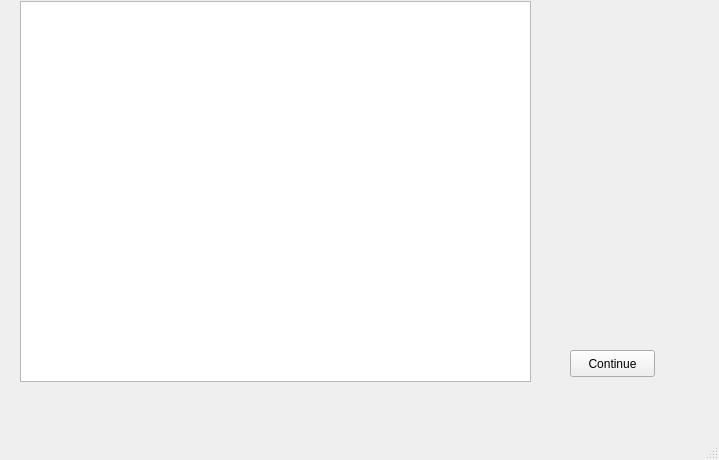
<?xml version="1.0" encoding="UTF-8"?>
<ui version="4.0">
 <class>BrowseWindow</class>
 <widget class="QMainWindow" name="BrowseWindow">
  <property name="geometry">
   <rect>
    <x>0</x>
    <y>0</y>
    <width>719</width>
    <height>460</height>
   </rect>
  </property>
  <property name="windowTitle">
   <string>MainWindow</string>
  </property>
  <widget class="QWidget" name="centralwidget">
   <widget class="QTreeView" name="treeView">
    <property name="geometry">
     <rect>
      <x>20</x>
      <y>1</y>
      <width>511</width>
      <height>381</height>
     </rect>
    </property>
   </widget>
   <widget class="QPushButton" name="pushButton">
    <property name="geometry">
     <rect>
      <x>570</x>
      <y>350</y>
      <width>85</width>
      <height>27</height>
     </rect>
    </property>
    <property name="text">
     <string>Continue</string>
    </property>
   </widget>
  </widget>
  <widget class="QMenuBar" name="menubar">
   <property name="geometry">
    <rect>
     <x>0</x>
     <y>0</y>
     <width>719</width>
     <height>27</height>
    </rect>
   </property>
  </widget>
  <widget class="QStatusBar" name="statusbar"/>
 </widget>
 <resources/>
 <connections/>
</ui>
